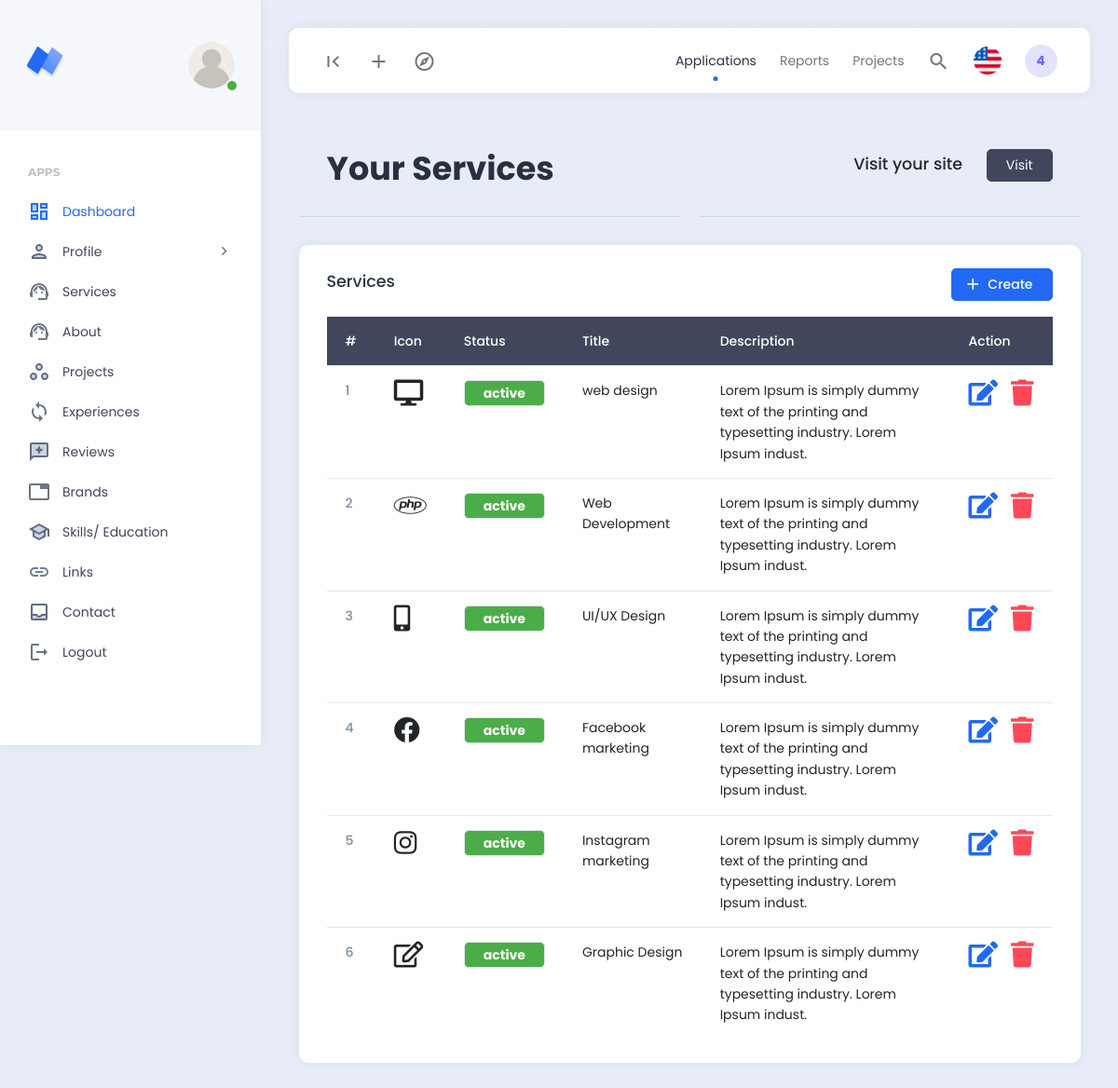
/frontend/dashboard/services/services.php, run on the app's committed database.
### tables this page shows
CREATE TABLE `services` (
  `id` int NOT NULL,
  `title` varchar(200) NOT NULL,
  `description` varchar(200) NOT NULL,
  `icon` varchar(200) NOT NULL,
  `status` varchar(11) NOT NULL DEFAULT 'deactive'
);

### frontend/dashboard/services/services.php (the view, shortened to what this page needs)
<?php
include "../master/header.php";
$service_query = "SELECT * FROM services";
$services = mysqli_query($db_connect, $service_query);
?>
<div class="row">
    <div class="col">
        <div class="page-description">
            <h1>Your Services</h1>
        </div>
    </div>
    <div class="col">
        <div class="page-description">
            <h5 class="text-end">Visit your site<a href="../../../index.php" target="_blank" class="ms-4 text-decoration-none">
                    <button class="btn btn-dark">Visit</button></a></h5>
        </div>
    </div>
</div>
<div class="row">
    <div class="col-12">
        <div class="card">
            <div class="card-header d-flex justify-content-between align-items-center">
                <h5>Services</h5>
                <a href="create.php" name="passubtn" class="btn btn-primary"><i class="material-icons">add</i>Create</a>
            </div>
            <div class="card-body">
                <div class="example-content">
                    <table class="table m-0">
                        <thead class="table-dark">
                            <tr>
                                <th scope="col">#</th>
                                <th scope="col">Icon</th>
                                <th scope="col">Status</th>
                                <th scope="col">Title</th>
                                <th scope="col">Description</th>
                                <th scope="col">Action</th>
                            </tr>
                        </thead>
                        <tbody>
                            <?php
                            $num = 1;
                            foreach ($services as $service): ?>
                                <tr>
                                    <th scope="row">
                                        <?= $num++ ?>
                                    </th>
                                    <td>
                                        <i class="fa-2x <?= $service['icon'] ?>"></i>
                                    </td>
                                    <td>
                                        <a href="store.php?statusid=<?= $service['id'] ?>"
                                            class="btn <?= ($service['status'] == 'active') ? 'badge bg-success' : 'badge bg-danger' ?>">
                                            <?= $service['status'] ?>
                                        </a>
                                    </td>
                                    <td>
                                        <?= $service['title'] ?>
                                    </td>
                                    <td>
                                        <?= $service['description'] ?>
                                    </td>
                                    <td>
                                        <div class="d-flex justify-content-around">
                                            <a href="edit.php?editid=<?= $service['id'] ?>" class="text-primary">
                                                <i class="fa-2x fas fa-edit"></i>
                                            </a>
                                            <a href="store.php?id=<?= $service['id'] ?>" class="text-danger ms-3">
                                                <i class="fa-2x fas fa-trash"></i>
                                            </a>
                                        </div>
                                    </td>
                                </tr>
                            <?php endforeach; ?>
                        </tbody>
                    </table>
                </div>
            </div>
        </div>
    </div>
</div>
<?php
include "../master/footer.php";
?>

### data on the page
services: status "active", title "web design", description "Lorem Ipsum is simply dummy text of the printing and typesetting industry. Lorem Ipsum indust."
services: status "active", title "Web Development", description "Lorem Ipsum is simply dummy text of the printing and typesetting industry. Lorem Ipsum indust."
services: status "active", title "UI/UX Design", description "Lorem Ipsum is simply dummy text of the printing and typesetting industry. Lorem Ipsum indust."
services: status "active", title "Facebook marketing", description "Lorem Ipsum is simply dummy text of the printing and typesetting industry. Lorem Ipsum indust."
services: status "active", title "Instagram marketing", description "Lorem Ipsum is simply dummy text of the printing and typesetting industry. Lorem Ipsum indust."
services: status "active", title "Graphic Design", description "Lorem Ipsum is simply dummy text of the printing and typesetting industry. Lorem Ipsum indust."
